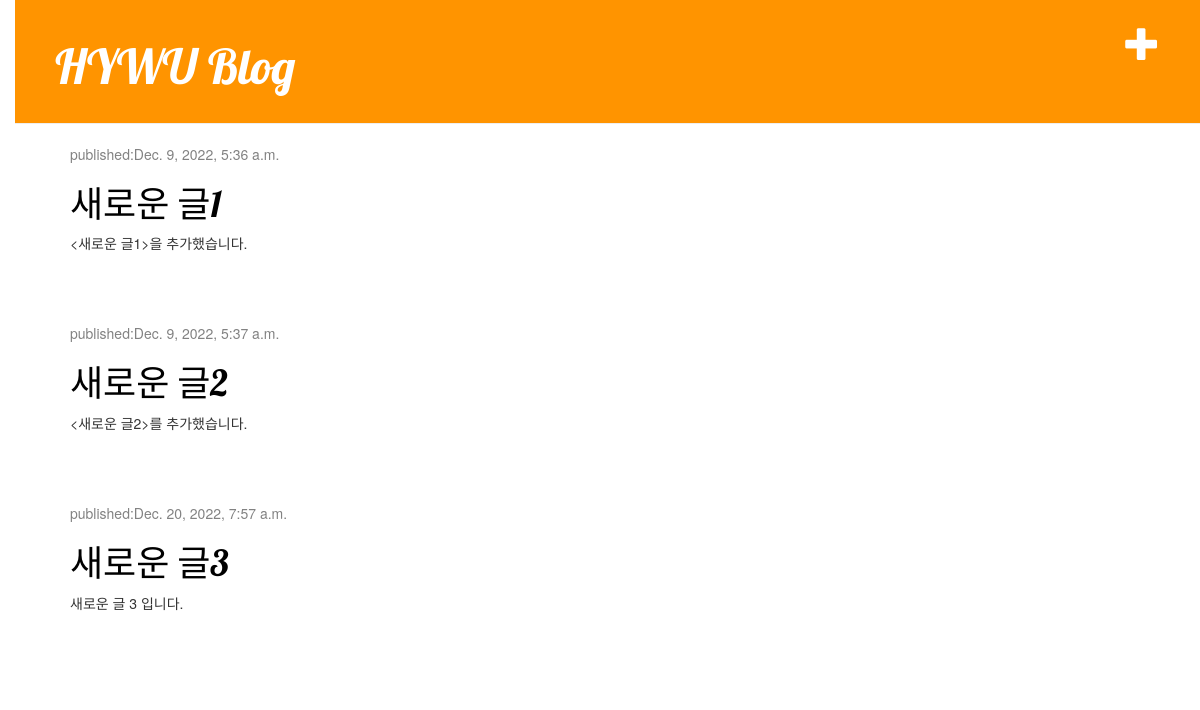
Page /blog/ (signed in) on the committed database.
### blog/models.py (models this page shows, shortened)
class Post(models.Model):
    author = models.ForeignKey(settings.AUTH_USER_MODEL, on_delete=models.CASCADE)
    title = models.CharField(max_length=200)
    text = models.TextField()
    created_date = models.DateTimeField(
        default=timezone.now)
    published_date = models.DateTimeField(
        blank=True, null=True)

### blog/views.py (the view)
# urls.py: path('',views.post_list, name='post_list'),
def post_list(request):
    posts=Post.objects.filter(published_date__lte=timezone.now()).order_by('published_date')
    return render(request, 'blog/post_list.html', {'posts':posts})

### blog/templates/blog/post_list.html
{% extends 'blog/base.html' %}
{% block content %}
{% for post in posts %}
<div class="post">
    <div class="date">
        <p>published:{{post.published_date}}</p>
    </div>
    <h1><a href="{% url 'blog:post_detail' pk=post.pk %}">{{post.title}}</a></h1>
    <p>{{post.text | linebreaksbr}}</p>
</div>
{% endfor %}
{% endblock %}

### blog/static/blog/style.css (style rules this page uses)
h1 a { color: #FCA205; font-family: 'Lobster'; }
body { padding-left: 15px; }
h1, h2, h3, h4 { font-family: 'Lobster', cursive; }
.date { color: #828282; }
.post { margin-bottom: 70px; }
.post h1 a, .post h1 a:visited { color: #000000; }

### rows in the picture
Post: published_date "Dec. 9, 2022, 5:36 a.m.", title "새로운 글1", text "<새로운 글1>을 추가했습니다."
Post: published_date "Dec. 9, 2022, 5:37 a.m.", title "새로운 글2", text "<새로운 글2>를 추가했습니다."
Post: published_date "Dec. 20, 2022, 7:57 a.m.", title "새로운 글3", text "새로운 글 3 입니다."
